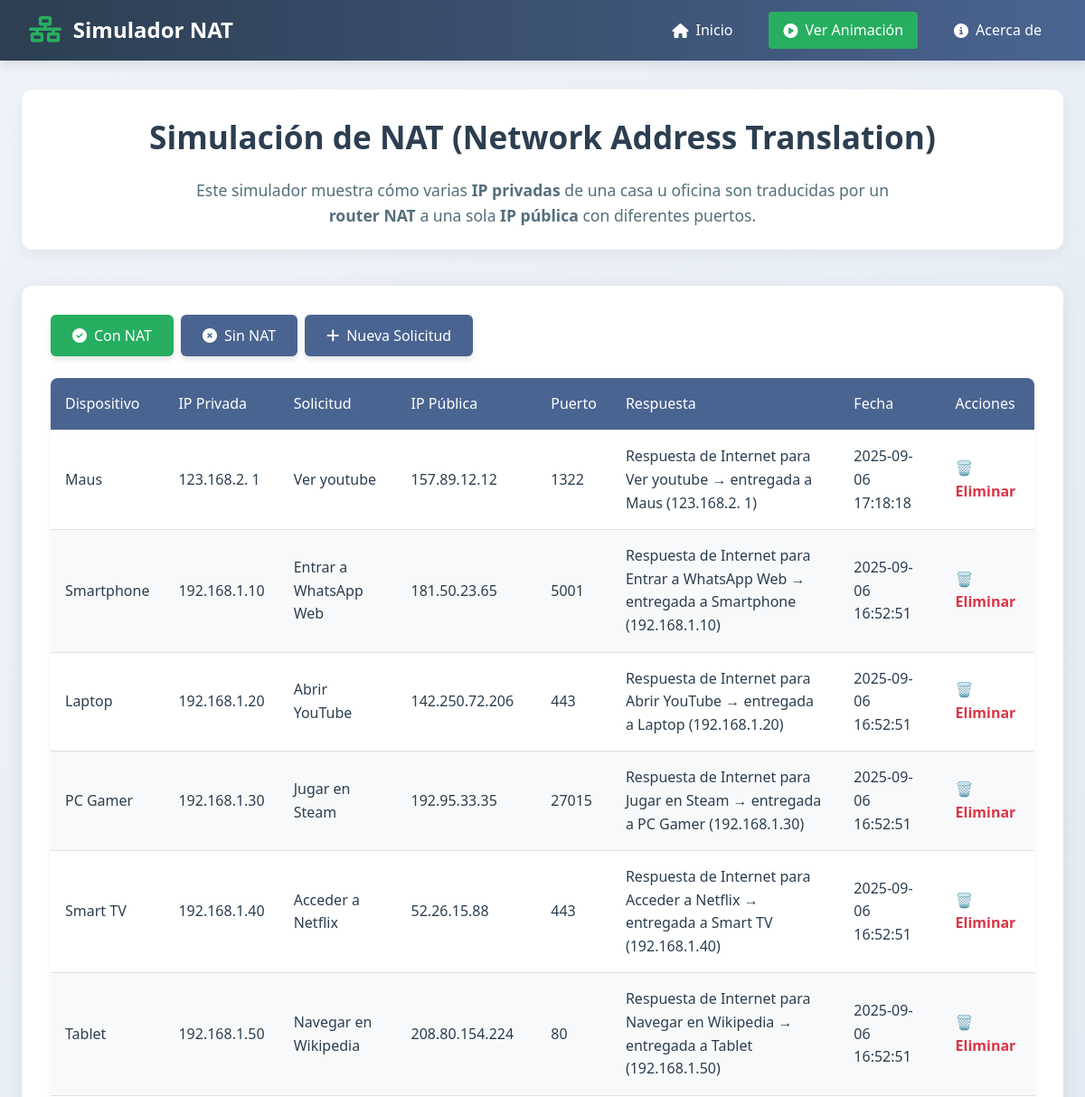
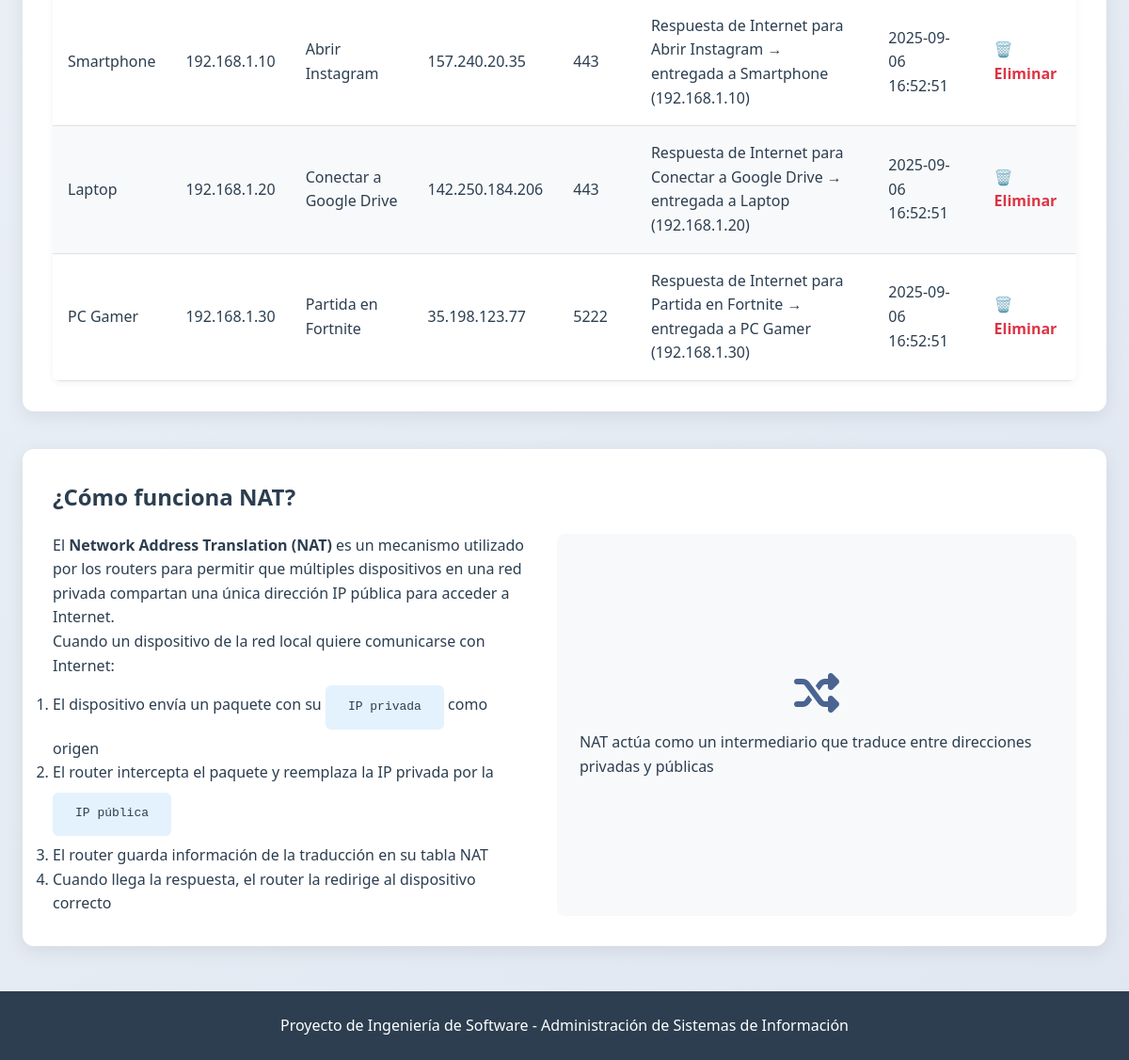
The page / on the database its author committed (2 pictures, top to bottom).
### tables this page shows
CREATE TABLE `dispositivos` (
  `id_dispositivo` int(11) NOT NULL,
  `nombre` varchar(100) NOT NULL,
  `ip_privada` varchar(15) NOT NULL
);

CREATE TABLE `solicitudes` (
  `id_solicitud` int(11) NOT NULL,
  `id_dispositivo` int(11) DEFAULT NULL,
  `descripcion` varchar(255) NOT NULL,
  `ip_publica` varchar(15) NOT NULL,
  `puerto` int(11) NOT NULL
);

CREATE TABLE `respuestas` (
  `id_respuesta` int(11) NOT NULL,
  `id_solicitud` int(11) DEFAULT NULL,
  `mensaje` varchar(255) NOT NULL,
  `fecha` datetime DEFAULT current_timestamp()
);

### index.php (the view, shortened to what this page needs)
<?php
include("conexion.php");
$sql = "SELECT d.nombre AS dispositivo, d.ip_privada,
               s.id_solicitud, s.descripcion, s.ip_publica, s.puerto,
               r.mensaje, r.fecha
        FROM dispositivos d
        INNER JOIN solicitudes s ON d.id_dispositivo = s.id_dispositivo
        INNER JOIN respuestas r ON s.id_solicitud = r.id_solicitud
        ORDER BY r.fecha DESC";
$result = $conn->query($sql);
$datos = [];
while ($row = $result->fetch_assoc()) {
    $datos[] = $row;
}
?>
<!DOCTYPE html>
<html lang="es">
<head>
  <link rel="stylesheet" href="https://cdnjs.cloudflare.com/ajax/libs/font-awesome/6.4.0/css/all.min.css">
</head>
<body>
  <nav class="navbar">
    <div class="logo"><i class="fas fa-network-wired"></i><h1>Simulador NAT</h1></div>
    <div class="nav-links">
      <a href="index.php"><i class="fas fa-home"></i> Inicio</a>
      <a href="animation.html" class="active"><i class="fas fa-play-circle"></i> Ver Animación</a>
      <a href="#"><i class="fas fa-info-circle"></i> Acerca de</a>
    </div>
  </nav>
  <div class="container">
    <div class="header">
      <h2>Simulación de NAT (Network Address Translation)</h2>
      <p>Este simulador muestra cómo varias <b>IP privadas</b> de una casa u oficina son traducidas por un <b>router NAT</b> a una sola <b>IP pública</b> con diferentes puertos.</p>
    </div>
    <div class="simulation-card">
      <div style="display:flex; gap:.5rem; flex-wrap:wrap;">
        <button class="btn" onclick="mostrar('nat')"><i class="fas fa-check-circle"></i> Con NAT</button>
        <button class="btn btn-secondary" onclick="mostrar('sin_nat')"><i class="fas fa-times-circle"></i> Sin NAT</button>
        <button class="btn btn-secondary" onclick="abrirModal()"><i class="fas fa-plus"></i> Nueva Solicitud</button>
      </div>
      <table id="tabla">
        <thead>
          <tr>
            <th>Dispositivo</th>
            <th>IP Privada</th>
            <th>Solicitud</th>
            <th>IP Pública</th>
            <th>Puerto</th>
            <th>Respuesta</th>
            <th>Fecha</th>
            <th>Acciones</th>
          </tr>
        </thead>
        <tbody>
          <?php foreach ($datos as $fila): ?>
            <tr>
              <td><?= $fila['dispositivo'] ?></td>
              <td><?= $fila['ip_privada'] ?></td>
              <td><?= $fila['descripcion'] ?></td>
              <td class="ip"><?= $fila['ip_publica'] ?></td>
              <td class="puerto"><?= $fila['puerto'] ?></td>
              <td class="respuesta"><?= $fila['mensaje'] ?></td>
              <td><?= $fila['fecha'] ?></td>
              <td class="acciones">
                <a href="procesar.php?eliminar=<?= $fila['id_solicitud'] ?>" onclick="return confirm('¿Seguro que quieres eliminar esta solicitud?')">🗑️ Eliminar</a>
              </td>
            </tr>
          <?php endforeach; ?>
        </tbody>
      </table>
    </div>
    <div class="explanation">
      <h3>¿Cómo funciona NAT?</h3>
      <div class="explanation-content">
        <div class="explanation-text">
          <p>El <strong>Network Address Translation (NAT)</strong> es un mecanismo utilizado por los routers para permitir que múltiples dispositivos en una red privada compartan una única dirección IP pública para acceder a Internet.</p>
          <p>Cuando un dispositivo de la red local quiere comunicarse con Internet:</p>
          <ol>
            <li>El dispositivo envía un paquete con su <span class="ip-box">IP privada</span> como origen</li>
            <li>El router intercepta el paquete y reemplaza la IP privada por la <span class="ip-box">IP pública</span></li>
            <li>El router guarda información de la traducción en su tabla NAT</li>
            <li>Cuando llega la respuesta, el router la redirige al dispositivo correcto</li>
          </ol>
        </div>
        <div class="explanation-visual">
          <i class="fas fa-random" style="font-size: 3rem; color: #4a6491; margin-bottom: 1rem;"></i>
          <p>NAT actúa como un intermediario que traduce entre direcciones privadas y públicas</p>
        </div>
      </div>
    </div>
  </div>
  <footer><p>Proyecto de Ingeniería de Software - Administración de Sistemas de Información</p></footer>
</body>
</html>

### index.php (style rules this page uses)
* { margin:0; padding:0; box-sizing:border-box; font-family:'Segoe UI', Tahoma, Geneva, Verdana, sans-serif; }
body { background:linear-gradient(135deg,#eef3f8 0%,#e0e7f1 100%); color:#2c3e50; line-height:1.6; min-height:100vh; }
.navbar { background:linear-gradient(90deg,#2c3e50 0%,#4a6491 100%); color:white; padding:0.8rem 2rem; display:flex; justify-content:space-between; align-items:center; box-shadow:0 4px 12px rgba(0,0,0,0.1); position:sticky; top:0; z-index:100; }
.logo { display:flex; align-items:center; gap:0.8rem; }
.logo i { font-size:1.8rem; color:#27ae60; }
.logo h1 { font-size:1.5rem; font-weight:600; }
.nav-links { display:flex; gap:1.5rem; }
.nav-links a { color:white; text-decoration:none; padding:0.5rem 1rem; border-radius:4px; transition:all 0.3s ease; display:flex; align-items:center; gap:0.5rem; }
.nav-links a.active { background:#27ae60; }
.container { max-width:1200px; margin:2rem auto; padding:0 1.5rem; }
.header { text-align:center; margin-bottom:2.5rem; padding:1.5rem; background:white; border-radius:12px; box-shadow:0 5px 15px rgba(0,0,0,0.05); }
.header h2 { font-size:2.2rem; margin-bottom:1rem; color:#2c3e50; }
.header p { font-size:1.1rem; max-width:800px; margin:0 auto; color:#546e7a; }
.simulation-card { background:white; border-radius:12px; box-shadow:0 5px 20px rgba(0,0,0,0.08); padding:2rem; margin-bottom:2rem; }
.btn { padding:12px 24px; background:#27ae60; color:white; border:none; border-radius:6px; cursor:pointer; font-size:1rem; font-weight:500; transition:all 0.3s ease; display:inline-flex; align-items:center; gap:0.5rem; box-shadow:0 4px 6px rgba(0,0,0,0.1); }
.btn-secondary { background:#4a6491; }
table { border-collapse:collapse; width:100%; margin-top:1.5rem; box-shadow:0 2px 8px rgba(0,0,0,0.05); border-radius:8px; overflow:hidden; background:white; }
th, td { padding:1rem; text-align:left; border-bottom:1px solid #e0e0e0; }
th { background:#4a6491; color:white; font-weight:500; }
tr:nth-child(even) { background-color:#f8f9fa; }
.acciones a { color:#dc3545; font-weight:bold; text-decoration:none; }
.explanation { background:white; border-radius:12px; box-shadow:0 5px 20px rgba(0,0,0,0.08); padding:2rem; margin-top:2.5rem; }
.explanation h3 { color:#2c3e50; margin-bottom:1.2rem; font-size:1.5rem; }
.explanation-content { display:flex; gap:2rem; flex-wrap:wrap; }
.explanation-text { flex:1; min-width:300px; }
.explanation-visual { flex:1; min-width:300px; background:#f8f9fa; border-radius:8px; padding:1.5rem; display:flex; flex-direction:column; align-items:center; justify-content:center; }
.ip-box { padding:0.8rem 1.5rem; background:#e3f2fd; border-radius:6px; margin:0.5rem 0; font-family:monospace; display:inline-block; }
footer { text-align:center; padding:1.5rem; margin-top:3rem; background:#2c3e50; color:white; }

### rows shown on the page
dispositivos: nombre "Maus", ip_privada "123.168.2. 1", solicitudes.descripcion "Ver youtube", solicitudes.ip_publica "157.89.12.12", solicitudes.puerto "1322", respuestas.mensaje "Respuesta de Internet para Ver youtube → entregada a Maus (123.168.2. 1)", respuestas.fecha "2025-09-06 17:18:18"
dispositivos: nombre "Smartphone", ip_privada "192.168.1.10", solicitudes.descripcion "Entrar a WhatsApp Web", solicitudes.ip_publica "181.50.23.65", solicitudes.puerto "5001", respuestas.mensaje "Respuesta de Internet para Entrar a WhatsApp Web → entregada a Smartphone (192.168.1.10)", respuestas.fecha "2025-09-06 16:52:51", solicitudes.descripcion "Abrir Instagram", solicitudes.ip_publica "157.240.20.35", solicitudes.puerto "443", respuestas.mensaje "Respuesta de Internet para Abrir Instagram → entregada a Smartphone (192.168.1.10)"
dispositivos: nombre "Laptop", ip_privada "192.168.1.20", solicitudes.descripcion "Abrir YouTube", solicitudes.ip_publica "142.250.72.206", solicitudes.puerto "443", respuestas.mensaje "Respuesta de Internet para Abrir YouTube → entregada a Laptop (192.168.1.20)", respuestas.fecha "2025-09-06 16:52:51", solicitudes.descripcion "Conectar a Google Drive", solicitudes.ip_publica "142.250.184.206", respuestas.mensaje "Respuesta de Internet para Conectar a Google Drive → entregada a Laptop (192.168.1.20)"
dispositivos: nombre "PC Gamer", ip_privada "192.168.1.30", solicitudes.descripcion "Jugar en Steam", solicitudes.ip_publica "192.95.33.35", solicitudes.puerto "27015", respuestas.mensaje "Respuesta de Internet para Jugar en Steam → entregada a PC Gamer (192.168.1.30)", respuestas.fecha "2025-09-06 16:52:51", solicitudes.descripcion "Partida en Fortnite", solicitudes.ip_publica "35.198.123.77", solicitudes.puerto "5222", respuestas.mensaje "Respuesta de Internet para Partida en Fortnite → entregada a PC Gamer (192.168.1.30)"
dispositivos: nombre "Smart TV", ip_privada "192.168.1.40", solicitudes.descripcion "Acceder a Netflix", solicitudes.ip_publica "52.26.15.88", solicitudes.puerto "443", respuestas.mensaje "Respuesta de Internet para Acceder a Netflix → entregada a Smart TV (192.168.1.40)", respuestas.fecha "2025-09-06 16:52:51"
dispositivos: nombre "Tablet", ip_privada "192.168.1.50", solicitudes.descripcion "Navegar en Wikipedia", solicitudes.ip_publica "208.80.154.224", solicitudes.puerto "80", respuestas.mensaje "Respuesta de Internet para Navegar en Wikipedia → entregada a Tablet (192.168.1.50)", respuestas.fecha "2025-09-06 16:52:51"
